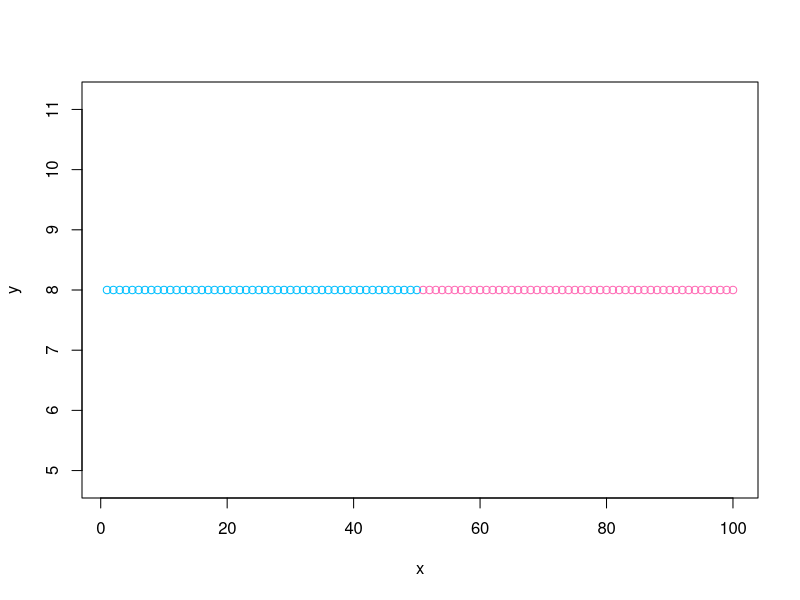
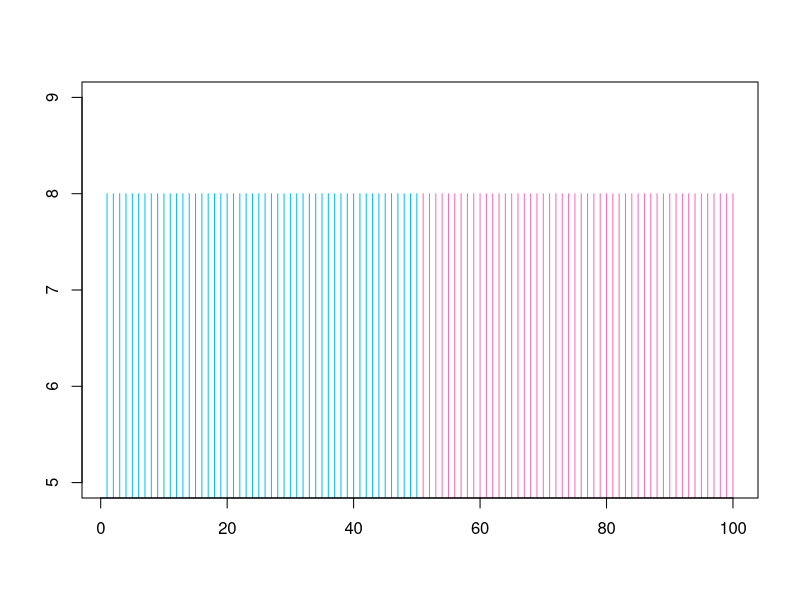

Reproduce these figures in R, in order.
# Part 1 Questions:

# Question 1 vector from 1 to 103 incremented by 3
nums = seq(1, 103, by=3)
print(nums)

# Question 2 add 4 to each value and store in a new vector
nums2 = nums + 4
print(nums2)

# Question 3 Remove the 8th value and store in a new vector
nums3 = nums2[-8]
print(nums3)

# Question 4 add the values 50 and 39 to the end of vector 3 and put in new vector
nums4 = c(nums3, 50, 39)
print(nums4)

# Question 5 find the sum of the elements from vector 4
sum_nums4 = sum(nums4)
print(sum_nums4)

# Question 6 find the length of vector in question 5
length_4 = length(nums4)
print(length_4)

# Part 2 Questions:
# Question 1 color vector
color.list = c("deepskyblue", "hotpink", "seagreen")
print(color.list)

# Question 2 numeric vector of length 100 (color.index)
color.index = rep(1:2, each = 50)
print(color.index)

# Question 3 new vector
color.vector = color.list[color.index]
print(color.vector)

# Question 4 numeric sequence 1-100
x = 1:100
y = rep(8, 100)
length(x) 
length(y)

# Question 5 1 × 8 + 2 × 8 + 3 × 8 + ... + 100 × 8. You should get 40400.
sum_of_calculation = sum(x * y)
print(sum_of_calculation)

# Question 6 Create a scatter plot using the vectors in step 4. Vector x should be on the x-axis; vector y should be on the y-axis.
plot(x, y, col = color.vector)

# Question 7 Do the scatter plot from step 6 again, but add these arguments: set xlab and ylab to NA, set type to "h", set ylim to c(5,9)
plot(x, y, col = color.vector, 
     xlab = NA, ylab = NA, 
     type = "h", ylim = c(5, 9))

# Part 3 Questions 
mean(mtcars$mpg)

# Question 1
mtcars$model = row.names(mtcars)

# Question 2 print model and transmission type of the first car
print(mtcars$model[1])
print(mtcars$am[1])

# Question 3 Print out the model and am of the first, second, and 10th car.
cat(mtcars$model[1], mtcars$am[1])
cat(mtcars$model[2], mtcars$am[2])
cat(mtcars$model[10], mtcars$am[10])


# Question 4 print out am and mph of Toyota Corona
subset(mtcars, model == "Toyota Corona", select = c("am", "mpg"))

# Question 5 print the model of all automatic cars
automatic_cars = subset(mtcars, am == 0)
automatic_cars$model

# Question 6 Print the model of all of the cars whose weight is more than 5.
heavier_than5 = subset(mtcars, wt > 5)
heavier_than5$model

# Question 7 Print the model and mpg of all the cars whose mpg is less than 16. 
low_mpg_cars = subset(mtcars, mpg < 16)
result = data.frame(Model = low_mpg_cars$model, MPG = low_mpg_cars$mpg)
print(result)



